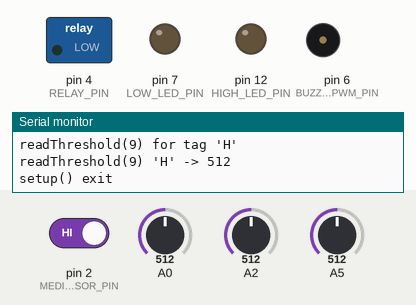
The sketch below on a simulated Arduino Uno, built with avr-gcc and run on an emulated ATmega328P. On the bench: switched loads named in the sketch (green lamp = pin HIGH), output pins drawn as LEDs (lit = HIGH), buzzer (waves = sounding), the last lines printed to the serial monitor. Dashed ring = blinking. The test bench sets the inputs (shaded band); at power-on: A0 = 512, A5 = 512, pin 2 (MEDIUM_SENSOR_PIN) HIGH, A2 = 512. The board resets itself during the run and starts again; EEPROM starts erased.

Above: at 9.8 s.
9.9 s: A0 set to 544
At 10.1 s:
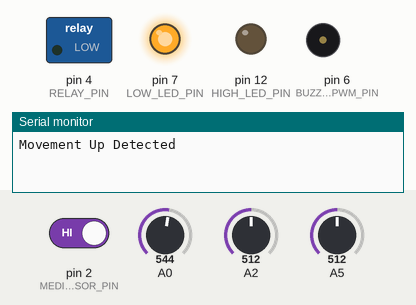
At 10.8 s:
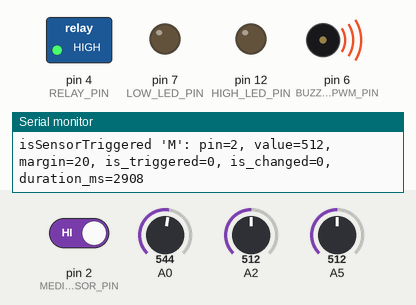
12.9 s: A5 set to 548
At 14.4 s:
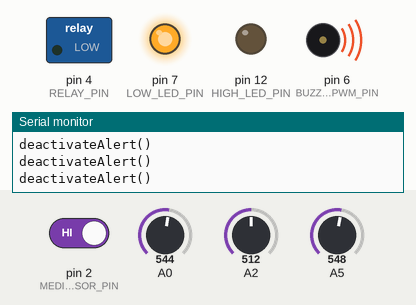
15.9 s: pin 2 (MEDIUM_SENSOR_PIN) driven LOW
At 16.6 s:
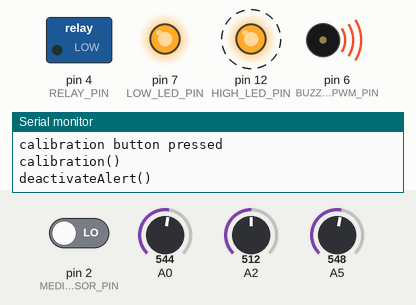
21.9 s: A0 set to 716
24.9 s: A2 set to 716
27.9 s: A2 set to 544
30.9 s: A2 set to 513
Timing chart, 0 to 40.0 s (numbered marks = the images above; inputs shaded):
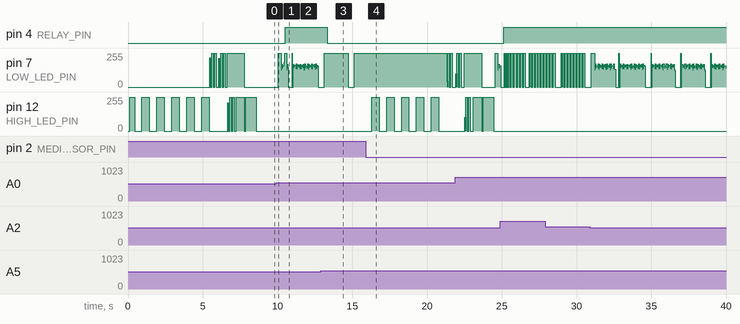

Measured:
- the behaviour switches between 531 and 532 on A0 (found by bisection; images 0 and 1)
- the behaviour switches between 531 and 532 on A5 (found by bisection; images 2 and 3)
- after the input at 12.9 s, pin 4 (RELAY_PIN): HIGH → LOW after 0.42 s
- after the input at 15.9 s, pin 12 (HIGH_LED_PIN): alternates 255/255 for 0.50 s and 0/255 for 0.50 s, 10 changes in all, then stays 0/255, starting after 0.39 s

The sketch:

DogDetector_feb09b.ino
```cpp
/*
Inputs:
A0 - Low IR Sensor (GP2Y0A02YK, smoothed with RC circuit)
A2 - Medium IR Sensor (GP2Y0A02YK, smoothed with RC circuit)
A5 - High IR Sensor (GP2Y0A02YK, smoothed with RC circuit)
D2 - Pushbutton, for triggering calibration.

Outputs:

D4 - Trigger Relay Shield so that Dog Repeller/No Bark device emits sound
D6 - PWM Output to piezoelectric buzzer
D7 - Low IR Sensor detecting something now/Dog moving up
D10 - Medium IR Sensor detecting something now/Dog moving down
D12 - High IR Sensor detected something recently/Person moving

EEPROM:

Using memory to remember calibration values of the two sensors, i.e. their
voltages (which won't be the same) when nothing is present.  An increase
in voltage of more than X% will be deemed evidence of something being present.

RAM:

latest low and high sensor readings.
was calibration button pressed; set in ISR, cleared at end of calibration().

-------------

Three basic modes of operation:

1) Normal:
   setup() finds reasonable values in EEPROM, exits so that loop can run.
   loop() read inputs to detect movement, and check for calibration button.

2) setup() does not find reasonable values in EEPROM, runs calibration before
   exiting, which puts the circuit into normal mode.

3) calibration() flashes an led slowly to indicate that it is preparing to
   calibrate (gives user time to get out of the way), then flashes led quickly
   while taking lots of measurements from sensors (over the course of several
   seconds).  Higher voltages indicate closer, so choose something like a voltage
   such that 95% of readings are lower.  Store the two voltages in EEPROM for
   the next time the program starts.  After calibration, reset detection timers.

-------------

loop()

*/

#include <EEPROM.h>
#include "misc.h"
#include "SensorAndLED.h"

const int LOW_SENSOR_PIN = 0;    // Analog pin 0, GP2Y0A02YK, smoothed with RC circuit
const int MEDIUM_SENSOR_PIN = 2; // Analog pin 2, GP2Y0A02YK, smoothed with RC circuit
const int HIGH_SENSOR_PIN = 5;   // Analog pin 5, GP2Y0A02YK, smoothed with RC circuit
const int CALIBRATION_INT = 0;   // Pusbutton on D2, Arduino interrupt 0

const int RELAY_PIN = 4;
const int BUZZER_PWM_PIN = 6;
const int LOW_LED_PIN = 7;
const int MEDIUM_LED_PIN = 7;
const int HIGH_LED_PIN = 12;

const int LOW_CALIBRATION_ADDR = 4;
const int MEDIUM_CALIBRATION_ADDR = 7;
const int HIGH_CALIBRATION_ADDR = 10;

const int CALIBRATION_PERIOD = 500;  // milliseconds
const int CALIBRATION_BLINK_PERIOD = 100;

// Disable for 5 seconds after high sensor has triggered (i.e. a person has passed).
const unsigned long DISABLE_PERIOD = 3000;
const unsigned long ALERT_PERIOD = 1500;
const unsigned long ALERT_DELAY_PERIOD = 500;

const int NUM_ANALOG_SAMPLES = 10;
const int THRESHOLD_OFFSET = 20;  // 3.3V / 1024 * 20 = 64mV

#define ANNOUNCE_INTERVAL 500

SensorAndLED low_sensor(LOW_SENSOR_PIN, LOW_LED_PIN, 'L');
SensorAndLED medium_sensor(MEDIUM_SENSOR_PIN, MEDIUM_LED_PIN, 'M');
SensorAndLED high_sensor(HIGH_SENSOR_PIN, HIGH_LED_PIN, 'H');

boolean initializeFromEEPROM() {
  if (EEPROM.read(0) != 'D' ||
      EEPROM.read(1) != 'o' ||
      EEPROM.read(2) != 'g') {
    return false;
  }
  int addr = 3;

  addr = low_sensor.readThreshold(addr);
  if (addr < 0) return false;

  addr = medium_sensor.readThreshold(addr);
  if (addr < 0) return false;

  addr = high_sensor.readThreshold(addr);
  if (addr < 0) return false;

  return EEPROM.read(addr) == 0;
}

void saveToEEPROM() {
  DLOG("saveToEEPROM\n");
  int addr = 0;
  EEPROM.write(addr++, 'X');  // Mark as invalid until done.
  EEPROM.write(addr++, 'o');
  EEPROM.write(addr++, 'g');
  addr = low_sensor.writeThreshold(addr);
  addr = medium_sensor.writeThreshold(addr);
  addr = high_sensor.writeThreshold(addr);
  EEPROM.write(addr++, 0);
  EEPROM.write(0, 'D');       // Finally valid.
}

void initSensorsAndLEDs() {
  low_sensor.init();
  medium_sensor.init();
  high_sensor.init();
}

volatile boolean do_calibrate = false;

void calibrationButtonPressed() {
  do_calibrate = true;
}

unsigned long ignore_until = 0;
unsigned long activate_after = 0;
unsigned long deactivate_after = 0;

void activateAlert() {
  if (deactivate_after) {
    // Already activated.
    deactivate_after = millis() + ALERT_PERIOD;
    return;
  }
  activate_after = 0;
  deactivate_after = millis() + ALERT_PERIOD;

  DLOG("activateAlert()\n");

  // Make an audible sound using the buzzer and turn on the relay so that the
  // (possibly) connected dog repeller will emit an loud ultrasonic noise.
  digitalWrite(RELAY_PIN, 1);
  pinMode(BUZZER_PWM_PIN, OUTPUT);
  analogWrite(BUZZER_PWM_PIN, 127);
}

void deactivateAlert() {
  DLOG("deactivateAlert()\n");
  deactivate_after = 0;

  // Turn off the relay and buzzer.
  // Was using analogWrite(BUZZER_PWM_PIN, 0), but that kept the buzzer making
  // a very small amount of noise.  Instead change it to an input pin and read
  // from it, one or both of which appears to disable the PWM feature.
  digitalWrite(RELAY_PIN, 0);
  pinMode(BUZZER_PWM_PIN, INPUT);
  digitalRead(BUZZER_PWM_PIN);
}

// calibrate never returns, triggers a reboot.
void calibrate() {
  DLOG("calibration()\n");

  // Just in case an alert is active.
  deactivateAlert();

  // Clear the EEPROM bytes we use.
  for (int addr = 0; addr < 11; ++addr) {
    EEPROM.write(addr, 0);
  }

  // Wait for a bit (5 seconds) to allow the user to get out of the way.
  // Toggle the high LED.
  for (int ndx = 0; ndx < 10; ++ndx) {
    high_sensor.toggleLed();
    delay(500);
  }
  high_sensor.ledOff();

  // Now calibrate each sensor (get the maximum voltage we see over an interval).
  // Leave the corresponding LED on after it is calibrated.
  low_sensor.calibrate();
  low_sensor.ledOn();

  medium_sensor.calibrate();
  medium_sensor.ledOn();

  high_sensor.calibrate();
  high_sensor.ledOn();

  // Remember the calibration values.
  saveToEEPROM();

  do_calibrate = false;
  DLOG("reboot()\n");
  reboot();
}

enum MovementState {
  STATE_NOT_MOVING,

  STATE_MOVING_UP_LOW,
  STATE_MOVING_UP_LOW_AND_MEDIUM,
  STATE_MOVING_UP_MEDIUM,

  STATE_MOVING_DOWN_MEDIUM,
  STATE_MOVING_DOWN_MEDIUM_AND_LOW,
  STATE_MOVING_DOWN_LOW
};

// When was current upwards movement first detected?
unsigned long g_started_up_at_ms;
unsigned long g_last_state_change_ms = 0;
MovementState g_movement_state;

void setMovementState(const int new_state, const unsigned long now_ms) {
  if (new_state != g_movement_state) {
    g_movement_state = (MovementState)new_state;
    g_last_state_change_ms = now_ms;
  }
}

bool isMovingUp(const int state) {
  switch (state) {
   case STATE_MOVING_UP_LOW:
   case STATE_MOVING_UP_LOW_AND_MEDIUM:
   case STATE_MOVING_UP_MEDIUM:
    return true;
  }
  return false;
}

void setup() {
  DLOG("setup() entry\n");

  // Turn on the high LED, then turn off when ready to run.
  initSensorsAndLEDs();
  high_sensor.ledOn();

  pinMode(CALIBRATION_INT, INPUT);

  // Make sure the outputs are "off".
  pinMode(RELAY_PIN, OUTPUT);
  deactivateAlert();

  // Assumes hooked up to 3.3v.
  analogReference(EXTERNAL);

  // First analogRead is a bit slower, so do it now.
  low_sensor.readSensor(1);
  medium_sensor.readSensor(1);
  high_sensor.readSensor(1);

  // Read the sensor thresholds from EEPROM.
  if (!initializeFromEEPROM()) {
    calibrate();  // Does not return.
  }

  // Calibration is complete.
  // Prepare to loop.

  ignore_until = 0;
  activate_after = 0;
  deactivate_after = 0;

  g_started_up_at_ms = 0;
  g_last_state_change_ms = 0;
  g_movement_state = STATE_NOT_MOVING;

  do_calibrate = false;
  attachInterrupt(CALIBRATION_INT, calibrationButtonPressed, FALLING);

  high_sensor.ledOff();

  DLOG("setup() exit\n");
}

#define SENSOR_TOLERANCE_MS 100

void loop() {
  if (do_calibrate) {
    DLOG("calibration button pressed\n");
    calibrate();  // Never returns.
  }

  // Check on timed events.
  const unsigned long now = millis();
  if (ignore_until && ignore_until <= now) {
    DLOG("Ignore Movement Period Expired\n");
    ignore_until = 0;
  }
  if (deactivate_after && deactivate_after <= now) {
    deactivateAlert();
  }

  // Update any blinking leds.
  low_sensor.updateLed(now);
  medium_sensor.updateLed(now);
  high_sensor.updateLed(now);

  // Read the sensors.
  const SensorReading low_reading = low_sensor.readSensor(now, NUM_ANALOG_SAMPLES, THRESHOLD_OFFSET);
  const SensorReading medium_reading = medium_sensor.readSensor(now, NUM_ANALOG_SAMPLES, THRESHOLD_OFFSET);
  const SensorReading high_reading = high_sensor.readSensor(now, NUM_ANALOG_SAMPLES, THRESHOLD_OFFSET);

  // Start or stop blinking the LEDs of recently triggered sensors.
  if (low_reading.isTriggered(SENSOR_TOLERANCE_MS)) {
    low_sensor.startBlinking(now, 100);
  } else {
    low_sensor.stopBlinking();
  }
  if (medium_reading.isTriggered(SENSOR_TOLERANCE_MS)) {
    medium_sensor.startBlinking(now, 100);
  } else {
    medium_sensor.stopBlinking();
  }
  if (low_reading.isTriggered(SENSOR_TOLERANCE_MS)) {
    medium_sensor.startBlinking(now, 100);
  } else {
    medium_sensor.stopBlinking();
  }

  // Ignore the high sensor for the moment, and attempt to determine the direction of movement.
  // Assume that, in general, won't have both the low and medium sensors change "at the same time".
  MovementState next_state = g_movement_state;
  switch (g_movement_state) {
   case STATE_NOT_MOVING:
    if (medium_reading.is_triggered) {
      // Assume moving down (i.e. don't check low_triggered).
      // Can adjust state on next loop to include medium.
      next_state = STATE_MOVING_DOWN_MEDIUM;
    } else if (low_reading.is_triggered) {
      // Assume moving up (i.e. not yet checking how long since the last transition).
      next_state = STATE_MOVING_UP_LOW;
    }
    break;

   case STATE_MOVING_UP_LOW:
    if (medium_reading.is_triggered) {
      // Assuming still moving up (i.e. not checking low_reading).
      next_state = STATE_MOVING_UP_LOW_AND_MEDIUM;
    } else if (!low_reading.isTriggered(SENSOR_TOLERANCE_MS)) {
      // Low sensor no longer triggered, assume detected
      // creature went down below the sensor.
      next_state = STATE_NOT_MOVING;
    }
    break;

   case STATE_MOVING_UP_LOW_AND_MEDIUM:
    if (!low_reading.is_triggered) {
      // Assume creature still moving up.
      next_state = STATE_MOVING_UP_MEDIUM;
    } else if (!medium_reading.is_triggered) {
      // Assume creature is being deterred by the alert.
      next_state = STATE_MOVING_UP_LOW;
    }
    break;

   case STATE_MOVING_UP_MEDIUM:
    if (low_reading.is_triggered) {
      // Assume creature still moving up, but trailing appendage
      // (tail, foot) may have triggered the low sensor.
      next_state = STATE_MOVING_UP_LOW_AND_MEDIUM;
    } else if (!medium_reading.isTriggered(SENSOR_TOLERANCE_MS)) {
      // Could track that a creature has moved above the sensors, if
      // wanted to continue alert for a longer period in that situation.
      next_state = STATE_NOT_MOVING;
    }
    break;

   case STATE_MOVING_DOWN_MEDIUM:
    if (low_reading.is_triggered) {
      // Assuming continuing to move down (i.e. not checking medium_reading).
      next_state = STATE_MOVING_DOWN_MEDIUM_AND_LOW;
    } else if (!medium_reading.isTriggered(SENSOR_TOLERANCE_MS)) {
      // Medium sensor no longer triggered, assume detected creature
      // went back up above the sensor.
      next_state = STATE_NOT_MOVING;
    }
    break;

   case STATE_MOVING_DOWN_MEDIUM_AND_LOW:
    if (!medium_reading.is_triggered) {
      // Assume creature continuing to move down (i.e. not checking low_reading).
      next_state = STATE_MOVING_DOWN_LOW;
    } else if (!low_reading.is_triggered) {
      // Treat as if creature is still moving down, but only triggering the medium sensor.
      next_state = STATE_MOVING_DOWN_MEDIUM;
    }
    break;

   case STATE_MOVING_DOWN_LOW:
    if (medium_reading.is_triggered) {
      // Assume creature still moving down, but trailing appendage
      // (tail, foot) may have triggered the medium sensor.
      next_state = STATE_MOVING_UP_LOW_AND_MEDIUM;
    } else if (!low_reading.isTriggered(SENSOR_TOLERANCE_MS)) {
      // Creature has moved below sensors.
      next_state = STATE_NOT_MOVING;
    }
    break;
  }

  // Is a tall creature passing the sensor?
  if (high_reading.is_triggered) {
    // Yes.
    if (ignore_until == 0) {
      DLOG("High Sensor Triggered\n");
    }
    ignore_until = now + DISABLE_PERIOD;
    deactivateAlert();
    activate_after = 0;
  } else if (ignore_until > now) {
    // Don't do anything.
  } else {
    if (isMovingUp(next_state)) {
      if (deactivate_after) {
        // Alert is active; continue it.
        activateAlert();
      } else if (activate_after) {
        if (medium_reading.is_triggered || activate_after <= now) {
          activateAlert();
        }
      } else {
        DLOG("Movement Up Detected\n");
        activate_after = now + ALERT_DELAY_PERIOD;
      }
    } else if (activate_after) {
      DLOG("Pending Alert Cancelled\n");
    }
  }

  if (now > 4000000000L) {
    // Millisecond clock will wrap around soon. Is now a quiet time to reboot?
    if (!low_reading.isTriggered(20000) &&
        !medium_reading.isTriggered(20000) &&
        !high_reading.isTriggered(20000)) {
      DLOG("Millisecond clock will soon wrap around; rebooting\n");
      reboot();
    }
  }

  setMovementState(next_state, now);

  delay(10);
}
```

SensorAndLED.cpp
```cpp
#include "SensorAndLED.h"

#include <EEPROM.h>
#include <Arduino.h>

#include "misc.h"

#define CALIBRATION_PERIOD 500  // milliseconds
#define CALIBRATION_BLINK_PERIOD 100
#define ANNOUNCE_INTERVAL 2000

void SensorAndLED::init() {
  pinMode(sensor_pin, INPUT);
  pinMode(led_pin, OUTPUT);

  next_toggle = 0;
  last_transition = 0;
  toggle_period = 0;
  threshold = 1024; // To avoid being triggered before ready.
  last_state = false;

#if DEBUG
  next_announce = 0;
#endif

  ledOff();
}

void SensorAndLED::ledOff() {
  digitalWrite(led_pin, LOW);
  led_state = false;
}

void SensorAndLED::ledOn() {
  digitalWrite(led_pin, HIGH);
  led_state = true;
}

void SensorAndLED::toggleLed() {
  if (led_state) {
    ledOff();
  } else {
    ledOn();
  }
}

void SensorAndLED::startBlinking(const long now_millis, const int toggle_period) {
  if (this->toggle_period == toggle_period) {
    return;
  }
  ledOn();
  this->toggle_period = toggle_period;
  this->next_toggle += toggle_period;
}

void SensorAndLED::stopBlinking() {
  if (toggle_period) {
    ledOff();
    toggle_period = 0;
    next_toggle = 0;
  }
}

void SensorAndLED::updateLed(const long now_millis) {
  if (toggle_period) {
    if (next_toggle <= now_millis) {
      toggleLed();
      next_toggle += toggle_period;
    }
  }
}

void SensorAndLED::calibrate() {
  threshold = 0;

  unsigned long now = millis();
  const unsigned long end_millis = now + CALIBRATION_PERIOD;

  startBlinking(now, CALIBRATION_BLINK_PERIOD);

  while (true) {
    threshold = max(threshold, analogRead(sensor_pin));
    now = millis();
    if (now >= end_millis) {
      break;
    }
    updateLed(now);
  }

  stopBlinking();

  DLOG("calibrate sensor '%c', pin %d -> %d\n", tag, sensor_pin, threshold);
}

SensorReading SensorAndLED::readSensor(const long now_ms, const int num_reads, const int tolerance) {
  const int value = readSensor(num_reads);
  const int adjusted_threshold = threshold + tolerance;
  SensorReading result;
  result.is_triggered = value >= adjusted_threshold;
  result.is_changed = result.is_triggered != last_state;
  unsigned long duration_ms = min(now_ms - last_transition, 0xffff);
  result.duration_ms = static_cast<uint16_t>(duration_ms);
  if (result.is_changed) {
    last_state = result.is_triggered;
    last_transition = now_ms;
  }

#if DEBUG
  unsigned long now = millis();
  if (next_announce == 0) {
    next_announce = now + ANNOUNCE_INTERVAL;
  } else if (now >= next_announce || result.is_changed) {
    DLOG("isSensorTriggered '%c': pin=%d, value=%d, margin=%d, is_triggered=%d, is_changed=%d, duration_ms=%u\n",
         tag, sensor_pin, value, adjusted_threshold - value, result.is_triggered, result.is_changed, result.duration_ms);
    next_announce += ANNOUNCE_INTERVAL;
  }
#endif
  return result;
}

int SensorAndLED::readSensor(int num_reads) const {
  int value = 1023;
  do {
    value = min(value, analogRead(sensor_pin));
  } while (--num_reads > 0);
  return value;
}

int SensorAndLED::writeThreshold(int addr) const {
  DLOG("writeThreshold(%d) '%c' threshold %d\n", addr, tag, threshold);
  EEPROM.write(addr++, tag);
  EEPROM.write(addr++, threshold >> 8);
  EEPROM.write(addr++, threshold & 0xff);
  return addr;
}

// Read the threshold for this sensor (Tag Byte, High Byte, Low Byte).
// Returns the addr beyond the threshold if the data is value, or -1 if not.
int SensorAndLED::readThreshold(const int addr) {
  DLOG("readThreshold(%d) for tag '%c'\n", addr, tag);
  threshold = 1024;  // Prevent alerts when unable to read.
  char saved_tag = EEPROM.read(addr);
  if (saved_tag == tag) {
    int value = EEPROM.read(addr+1) << 8;
    value |= EEPROM.read(addr+2);
    if (0 < value && value < 1023) {
      threshold = value;
      DLOG("readThreshold(%d) '%c' -> %d\n", addr, tag, threshold);
      return addr+3;
    }
  }
  DLOG("readThreshold(%d) -> INVALID (saved_tag '%c')\n", addr, saved_tag);
  return -1;
}
```

misc.cpp
```cpp
#include "misc.h"

#include <stdarg.h>
#include <avr/wdt.h>
#include <Arduino.h>

// See http://wiblocks.luciani.org/docs/app-notes/software-reset.html
void reboot() {
  wdt_disable();
  wdt_enable(WDTO_15MS);
  while (1) {}
}

void serialPrintf(const char *fmt, ... ) {
  static bool initialized = false;
  if (!initialized) {
    Serial.begin(9600);
    initialized = true;
    Serial.println("Serial.begin called");
  }
  char tmp[128]; // resulting string limited to 128 chars
  va_list args;
  va_start (args, fmt );
  vsnprintf(tmp, 128, fmt, args);
  va_end (args);
  Serial.print(tmp);
  delay(100);
}
```

misc.h
```cpp
#ifndef _MISC_H_
#define _MISC_H_

extern void reboot();
extern void serialPrintf(const char *fmt, ...);

#define DEBUG true
#if DEBUG
#define DLOG(...) serialPrintf(__VA_ARGS__)
#else
#define DLOG(...) 0
#endif


#endif  // _MISC_H_
```

Source omitted: SensorAndLED.h (1884 bytes)
